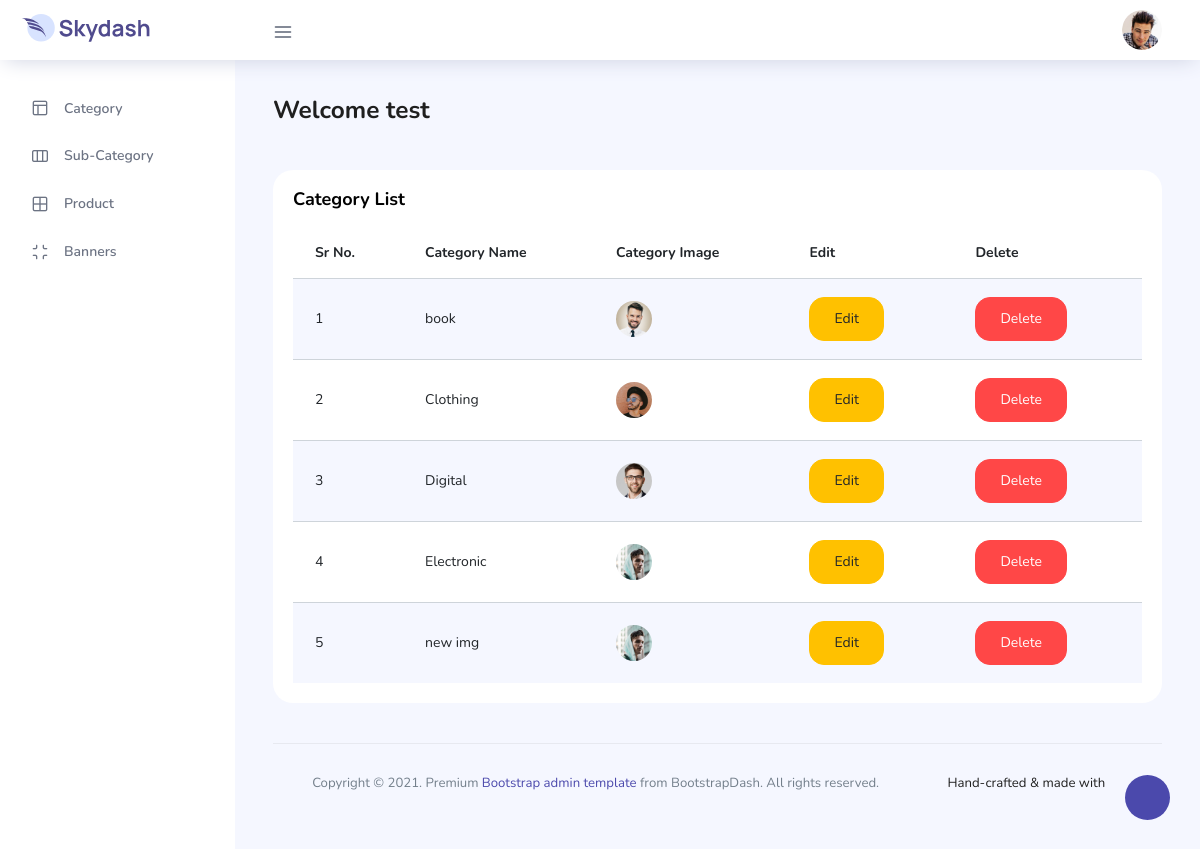
Page / (signed in) on the committed database.
### tables this page shows
CREATE TABLE IF NOT EXISTS `category` (
  `category_id` int(11) NOT NULL AUTO_INCREMENT,
  `category_name` varchar(255) NOT NULL,
  `category_image` varchar(255) NOT NULL,
  PRIMARY KEY (`category_id`)
);

### index.php (the view)
<?php
include 'header.php';
?>
<div class="content-wrapper">
  <div class="row">
    <div class="col-md-12 grid-margin">
      <div class="row">
        <div class="col-12 col-xl-8 mb-4 mb-xl-0">
          <h3 class="font-weight-bold">Welcome <?php echo $_SESSION['username']; ?></h3>
        </div>
      </div>
    </div>
  </div>
  <div class="row">
    <div class="col-lg-12 grid-margin stretch-card">
      <div class="card">
        <div class="card-body">
          <h4 class="card-title">Category List</h4>
          <div class="table-responsive">
            <table class="table table-striped" id="category">
              <thead>
                <tr>
                  <th>
                    Sr No.
                  </th>
                  <th>
                    Category Name
                  </th>
                  <th>
                    Category Image
                  </th>
                  <th>
                    Edit
                  </th>
                  <th>
                    Delete
                  </th>
                </tr>
              </thead>
              <tbody>
                <?php
                $sql = "SELECT * FROM category ORDER BY category_name ASC";
                $result = mysqli_query($conn, $sql);
                $num = mysqli_num_rows($result);
                $srno = 0;
                if ($num > 0) {
                  while ($row = mysqli_fetch_assoc($result)) {
                    $id = $row['category_id'];
                    $srno = $srno + 1;
                ?>
                    <tr>
                      <td>
                        <?php echo $srno; ?>
                      </td>
                      <td>
                        <?php echo $row['category_name']; ?>
                      </td>
                      <td class="py-1">
                        <img src="<?php echo $row['category_image']; ?>" alt="image" />
                      </td>
                      <td>
                        <a href='<?php echo "add_category.php?category_id=" . $id; ?>' class="btn btn-warning mr-2">Edit</a>
                      </td>
                      <td>
                        <button class="btn btn-danger mr-2 delete" data-id="<?php echo $row['category_id']; ?>">Delete</button>
                      </td>
                    </tr>
                <?php }
                }
                ?>
              </tbody>
            </table>
          </div>
        </div>
      </div>
    </div>
  </div>
  <?php
  include 'footer.php';
  ?>

### rows in the picture
category: category_name "book", category_image (picture)
category: category_name "Clothing", category_image (picture)
category: category_name "Digital", category_image (picture)
category: category_name "Electronic", category_image (picture)
category: category_name "new img", category_image (picture)

### other values in the picture
$_SESSION['username'] "test"
